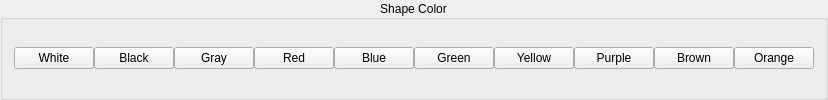
        <widget class="QGroupBox" name="colorButtonBox">
         <property name="title">
          <string>Shape Color</string>
         </property>
         <property name="alignment">
          <set>Qt::AlignCenter</set>
         </property>
         <property name="checkable">
          <bool>false</bool>
         </property>
         <property name="checked">
          <bool>false</bool>
         </property>
         <layout class="QHBoxLayout" name="horizontalLayout_5">
          <property name="spacing">
           <number>0</number>
          </property>
          <property name="sizeConstraint">
           <enum>QLayout::SetDefaultConstraint</enum>
          </property>
          <item>
           <widget class="QPushButton" name="white">
            <property name="text">
             <string>White</string>
            </property>
            <property name="checkable">
             <bool>true</bool>
            </property>
            <attribute name="buttonGroup">
             <string notr="true">colorButtons</string>
            </attribute>
           </widget>
          </item>
          <item>
           <widget class="QPushButton" name="black">
            <property name="text">
             <string>Black</string>
            </property>
            <property name="checkable">
             <bool>true</bool>
            </property>
            <attribute name="buttonGroup">
             <string notr="true">colorButtons</string>
            </attribute>
           </widget>
          </item>
          <item>
           <widget class="QPushButton" name="gray">
            <property name="text">
             <string>Gray</string>
            </property>
            <property name="checkable">
             <bool>true</bool>
            </property>
            <attribute name="buttonGroup">
             <string notr="true">colorButtons</string>
            </attribute>
           </widget>
          </item>
          <item>
           <widget class="QPushButton" name="red">
            <property name="text">
             <string>Red</string>
            </property>
            <property name="checkable">
             <bool>true</bool>
            </property>
            <attribute name="buttonGroup">
             <string notr="true">colorButtons</string>
            </attribute>
           </widget>
          </item>
          <item>
           <widget class="QPushButton" name="blue">
            <property name="text">
             <string>Blue</string>
            </property>
            <property name="checkable">
             <bool>true</bool>
            </property>
            <attribute name="buttonGroup">
             <string notr="true">colorButtons</string>
            </attribute>
           </widget>
          </item>
          <item>
           <widget class="QPushButton" name="green">
            <property name="text">
             <string>Green</string>
            </property>
            <property name="checkable">
             <bool>true</bool>
            </property>
            <attribute name="buttonGroup">
             <string notr="true">colorButtons</string>
            </attribute>
           </widget>
          </item>
          <item>
           <widget class="QPushButton" name="yellow">
            <property name="text">
             <string>Yellow</string>
            </property>
            <property name="checkable">
             <bool>true</bool>
            </property>
            <attribute name="buttonGroup">
             <string notr="true">colorButtons</string>
            </attribute>
           </widget>
          </item>
          <item>
           <widget class="QPushButton" name="purple">
            <property name="text">
             <string>Purple</string>
            </property>
            <property name="checkable">
             <bool>true</bool>
            </property>
            <attribute name="buttonGroup">
             <string notr="true">colorButtons</string>
            </attribute>
           </widget>
          </item>
          <item>
           <widget class="QPushButton" name="brown">
            <property name="text">
             <string>Brown</string>
            </property>
            <property name="checkable">
             <bool>true</bool>
            </property>
            <attribute name="buttonGroup">
             <string notr="true">colorButtons</string>
            </attribute>
           </widget>
          </item>
          <item>
           <widget class="QPushButton" name="orange">
            <property name="text">
             <string>Orange</string>
            </property>
            <property name="checkable">
             <bool>true</bool>
            </property>
            <attribute name="buttonGroup">
             <string notr="true">colorButtons</string>
            </attribute>
           </widget>
          </item>
         </layout>
        </widget>
